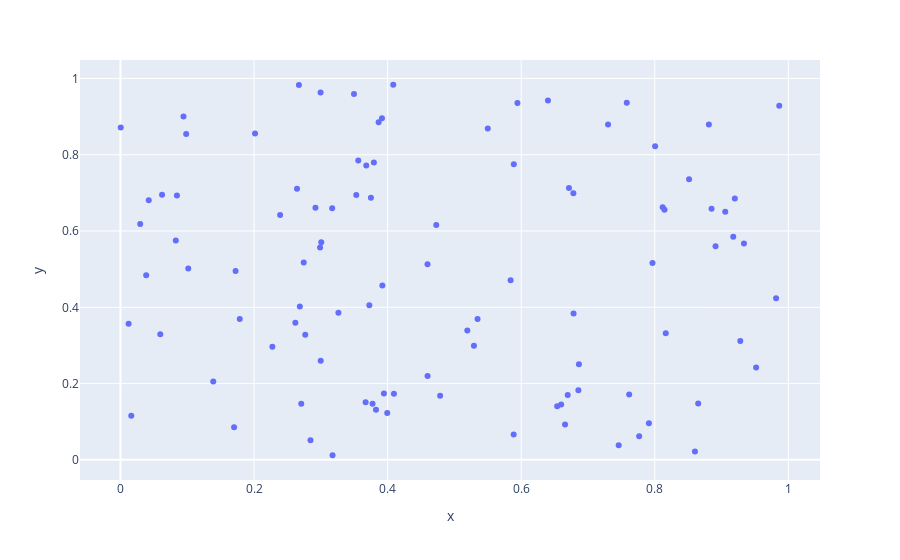

Notebook code cell kept with this figure:
### Markdown cell above
## Scatter Plot

### Code cell
x_data: np.ndarray = np.random.random(100)
y_data: np.ndarray = np.random.random(100)

fig: Figure = px.scatter(x=x_data, y=y_data)
fig.show()
